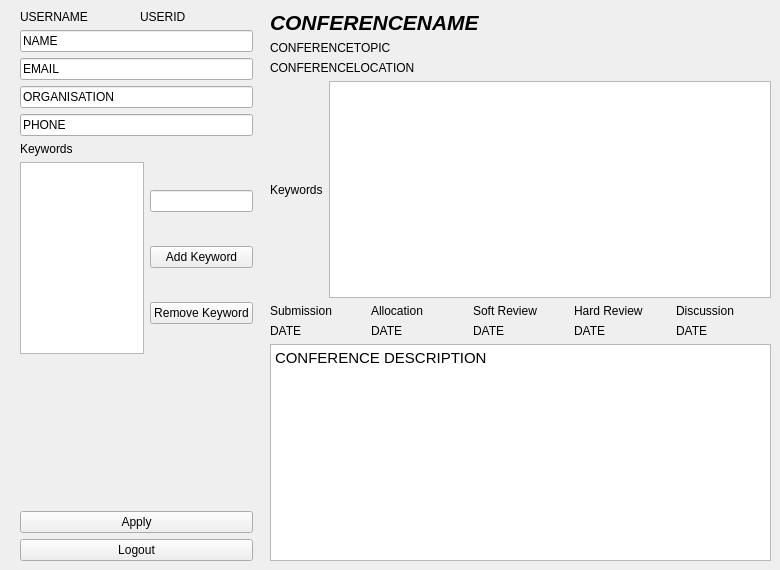
      <widget class="QWidget" name="infoTabAuthor">
       <attribute name="title">
        <string>Information</string>
       </attribute>
       <widget class="QWidget" name="verticalLayoutWidget">
        <property name="geometry">
         <rect>
          <x>20</x>
          <y>10</y>
          <width>233</width>
          <height>551</height>
         </rect>
        </property>
        <layout class="QVBoxLayout" name="verticalLayout">
         <item>
          <layout class="QHBoxLayout" name="horizontalLayout_2">
           <item>
            <widget class="QLabel" name="username">
             <property name="text">
              <string>USERNAME</string>
             </property>
            </widget>
           </item>
           <item>
            <widget class="QLabel" name="userid">
             <property name="text">
              <string>USERID</string>
             </property>
            </widget>
           </item>
          </layout>
         </item>
         <item>
          <widget class="QLineEdit" name="name">
           <property name="text">
            <string>NAME</string>
           </property>
          </widget>
         </item>
         <item>
          <widget class="QLineEdit" name="email">
           <property name="text">
            <string>EMAIL</string>
           </property>
          </widget>
         </item>
         <item>
          <widget class="QLineEdit" name="organisation">
           <property name="text">
            <string>ORGANISATION</string>
           </property>
          </widget>
         </item>
         <item>
          <widget class="QLineEdit" name="phone">
           <property name="text">
            <string>PHONE</string>
           </property>
          </widget>
         </item>
         <item>
          <widget class="QLabel" name="label">
           <property name="text">
            <string>Keywords</string>
           </property>
          </widget>
         </item>
         <item>
          <layout class="QHBoxLayout" name="horizontalLayout_21">
           <item>
            <widget class="QListWidget" name="authKeyList"/>
           </item>
           <item>
            <layout class="QVBoxLayout" name="verticalLayout_15">
             <item>
              <widget class="QLineEdit" name="authKeyEntry"/>
             </item>
             <item>
              <widget class="QPushButton" name="addAuthKey">
               <property name="text">
                <string>Add Keyword</string>
               </property>
              </widget>
             </item>
             <item>
              <widget class="QPushButton" name="rmvAuthKey">
               <property name="text">
                <string>Remove Keyword</string>
               </property>
              </widget>
             </item>
            </layout>
           </item>
          </layout>
         </item>
         <item>
          <spacer name="verticalSpacer_8">
           <property name="orientation">
            <enum>Qt::Vertical</enum>
           </property>
           <property name="sizeHint" stdset="0">
            <size>
             <width>20</width>
             <height>40</height>
            </size>
           </property>
          </spacer>
         </item>
         <item>
          <widget class="QPushButton" name="apply">
           <property name="text">
            <string>Apply</string>
           </property>
          </widget>
         </item>
         <item>
          <widget class="QPushButton" name="logout">
           <property name="text">
            <string>Logout</string>
           </property>
          </widget>
         </item>
        </layout>
       </widget>
       <widget class="QWidget" name="verticalLayoutWidget_14">
        <property name="geometry">
         <rect>
          <x>270</x>
          <y>10</y>
          <width>501</width>
          <height>551</height>
         </rect>
        </property>
        <layout class="QVBoxLayout" name="verticalLayout_16">
         <item>
          <widget class="QLabel" name="conferenceName">
           <property name="font">
            <font>
             <pointsize>16</pointsize>
             <weight>75</weight>
             <italic>true</italic>
             <bold>true</bold>
            </font>
           </property>
           <property name="text">
            <string>CONFERENCENAME</string>
           </property>
           <property name="scaledContents">
            <bool>false</bool>
           </property>
          </widget>
         </item>
         <item>
          <widget class="QLabel" name="confTopic">
           <property name="text">
            <string>CONFERENCETOPIC</string>
           </property>
          </widget>
         </item>
         <item>
          <widget class="QLabel" name="confLocation">
           <property name="text">
            <string>CONFERENCELOCATION</string>
           </property>
          </widget>
         </item>
         <item>
          <layout class="QHBoxLayout" name="horizontalLayout_22">
           <item>
            <widget class="QLabel" name="label_26">
             <property name="text">
              <string>Keywords</string>
             </property>
            </widget>
           </item>
           <item>
            <widget class="QListWidget" name="confKeyListNoEdit"/>
           </item>
          </layout>
         </item>
         <item>
          <layout class="QHBoxLayout" name="horizontalLayout_28">
           <item>
            <widget class="QLabel" name="label_47">
             <property name="text">
              <string>Submission</string>
             </property>
            </widget>
           </item>
           <item>
            <widget class="QLabel" name="label_48">
             <property name="text">
              <string>Allocation</string>
             </property>
            </widget>
           </item>
           <item>
            <widget class="QLabel" name="label_49">
             <property name="text">
              <string>Soft Review</string>
             </property>
            </widget>
           </item>
           <item>
            <widget class="QLabel" name="label_50">
             <property name="text">
              <string>Hard Review</string>
             </property>
            </widget>
           </item>
           <item>
            <widget class="QLabel" name="label_51">
             <property name="text">
              <string>Discussion</string>
             </property>
            </widget>
           </item>
          </layout>
         </item>
         <item>
          <layout class="QHBoxLayout" name="horizontalLayout_25">
           <item>
            <widget class="QLabel" name="subDate">
             <property name="text">
              <string>DATE</string>
             </property>
            </widget>
           </item>
           <item>
            <widget class="QLabel" name="allocDate">
             <property name="text">
              <string>DATE</string>
             </property>
            </widget>
           </item>
           <item>
            <widget class="QLabel" name="sReviewDate">
             <property name="text">
              <string>DATE</string>
             </property>
            </widget>
           </item>
           <item>
            <widget class="QLabel" name="hReviewDate">
             <property name="text">
              <string>DATE</string>
             </property>
            </widget>
           </item>
           <item>
            <widget class="QLabel" name="discDate">
             <property name="text">
              <string>DATE</string>
             </property>
            </widget>
           </item>
          </layout>
         </item>
         <item>
          <widget class="QTextBrowser" name="confDesc">
           <property name="html">
            <string>&lt;!DOCTYPE HTML PUBLIC &quot;-//W3C//DTD HTML 4.0//EN&quot; &quot;http://www.w3.org/TR/REC-html40/strict.dtd&quot;&gt;
&lt;html&gt;&lt;head&gt;&lt;meta name=&quot;qrichtext&quot; content=&quot;1&quot; /&gt;&lt;style type=&quot;text/css&quot;&gt;
p, li { white-space: pre-wrap; }
&lt;/style&gt;&lt;/head&gt;&lt;body style=&quot; font-family:'MS Shell Dlg 2'; font-size:8.25pt; font-weight:400; font-style:normal;&quot;&gt;
&lt;p style=&quot; margin-top:0px; margin-bottom:0px; margin-left:0px; margin-right:0px; -qt-block-indent:0; text-indent:0px;&quot;&gt;&lt;span style=&quot; font-family:'Ubuntu'; font-size:11pt;&quot;&gt;CONFERENCE DESCRIPTION&lt;/span&gt;&lt;/p&gt;&lt;/body&gt;&lt;/html&gt;</string>
           </property>
          </widget>
         </item>
        </layout>
       </widget>
      </widget>
